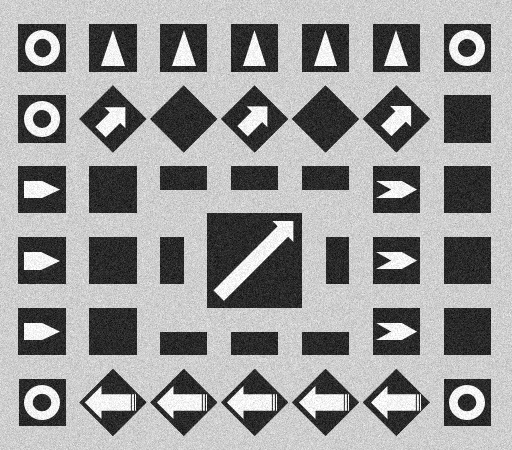
#> input picture 1108_频率域滤波/Fig1001.png, 512 x 450 px
$ jupyter execute '高通滤波器.ipynb'
#> lines starting #> are read from the running program, lines starting #| are printed output that depends on the picture
[cell 1]
import cv2 as cv
import numpy as np
from matplotlib import pyplot as plt

[cell 2]
def IdeaHPF(height, width, radius=10):  # 理想高通滤波器传递函数
    u, v = np.mgrid[-1:1:2.0/height, -1:1:2.0/width]
    Dist = cv.magnitude(u, v)  # 距离
    D0 = radius / height  # 滤波器半径
    kernel = np.ones((height, width), np.uint8)
    kernel[Dist <= D0] = 0
    return kernel

[cell 3]
def ButterworthHPF(height, width, radius=10, n=2.0):  # 巴特沃斯高通滤波器传递函数
    # 巴特沃斯高通滤波器：kern = 1/(1+(D0/D)^2n)
    u, v = np.mgrid[-1:1:2.0/height, -1:1:2.0/width]
    Dist = cv.magnitude(u, v)  # 距离
    D0 = radius/height  # 滤波器半径
    epsilon = 1e-8  # 防止被 0 除
    kernel = 1.0 / (1.0 + np.power(D0/(Dist+epsilon), 2*n))
    return kernel

[cell 4]
def GaussianHPF(height, width, radius=10):  # 高斯高通滤波器传递函数
    # 高斯高通滤波器：kern = 1 - exp(-D^2/(2*D0^2))
    u, v = np.mgrid[-1:1:2.0/height, -1:1:2.0/width]
    Dist = cv.magnitude(u, v)  # 距离
    D0 = radius / height  # 滤波器半径
    kernel = 1 - np.exp(-(Dist**2)/(2*D0**2))
    return kernel

[cell 5]
def DftFilter(image, D0=10, flag="GaussianHPF"):  #　最优扩充的快速傅立叶变换
    # (1) DFT 最优尺寸扩充，右侧下侧补 0，(h,w)->(hPad,wPad,2)
    height, width = image.shape[:2]
    hPad = cv.getOptimalDFTSize(height)  # DFT 最优尺寸
    wPad = cv.getOptimalDFTSize(width)
    imgPadded = cv.copyMakeBorder(image, 0, hPad-height, 0, wPad-width, cv.BORDER_CONSTANT)
    # (2) 快速傅里叶变换
    dftImg = cv.dft(imgPadded, flags=cv.DFT_COMPLEX_OUTPUT)  # DFT (hPad,wPad,2)
    # (3) 将低频分量移动到中心
    dftShift = np.fft.fftshift(dftImg)  # (hPad,wPad,2)
    # (4) 构造频域滤波器传递函数
    if flag=="GaussianHPF":  # 高斯高通滤波器
        filterHP = GaussianHPF(hPad, wPad, radius=D0)  # Gaussian 传递函数接口
    elif flag=="ButterworthHPF":   # 巴特沃斯高通滤波器
        filterHP = ButterworthHPF(hPad, wPad, radius=D0, n=2.25)
    else:  # 理想高通滤波器
        filterHP = IdeaHPF(hPad, wPad, radius=D0)
    filterDual = cv.merge([filterHP, filterHP])  # 拼接为2个通道：(hPad,wPad,2)
    # (5) 频率域修改傅里叶变换实现滤波
    dftFiltered = dftShift * filterDual  # 频域滤波 (hPad,wPad,2)
    # (6) 将低频逆移回图像四角，傅里叶逆变换
    iShift = np.fft.ifftshift(dftFiltered)  # 将低频逆转换回图像四角
    # (7) 傅里叶逆变换，使用幅度谱恢复图像
    iDft = cv.idft(iShift)  # 傅里叶逆变换 (hPad,wPad,2)
    iDftMag = cv.magnitude(iDft[:, :, 0], iDft[:, :, 1])  # 重建图像 (hPad,wPad)
    # (8) 截取左上角，转换为 CV_8U
    clipped = iDftMag[:height, :width]  # 切片获得原始图像尺寸 (h,w)
    imgFiltered = np.uint8(cv.normalize(clipped, None, 0, 255, cv.NORM_MINMAX))
    return imgFiltered

[cell 6]
# 读取原始图像
img = cv.imread("Fig1001.png", flags=0)  # 灰度图像
#> img is the input picture: shape (450, 512); min 0, max 255, mean 153.7
imgFloat = img.astype(np.float32)  # 将图像转换成 float32
height, width = img.shape[:2]  # (450 512)
#> height = 450; width = 512

[cell 7]
# 理想高通滤波器
IdeaHPF1 = DftFilter(imgFloat, D0=20, flag="IdeaHPF")
#> in IdeaHPF, `Dist = cv.magnitude(u, v)`:
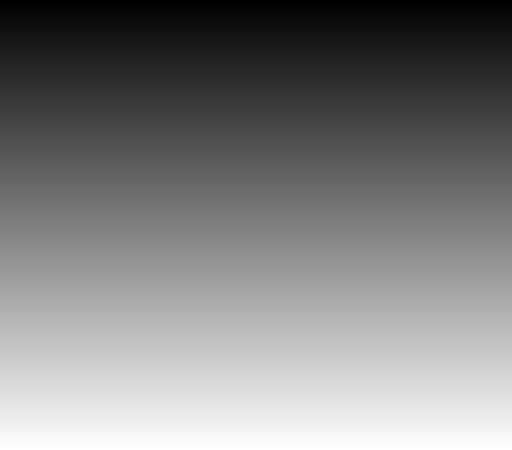
#> u: shape (450, 512) float64; min -1, max 0.996, mean -0.00222; drawn with min black and max white
#> in DftFilter, `iDftMag = cv.magnitude(iDft[:, :, 0], iDft[:, :, 1])`:
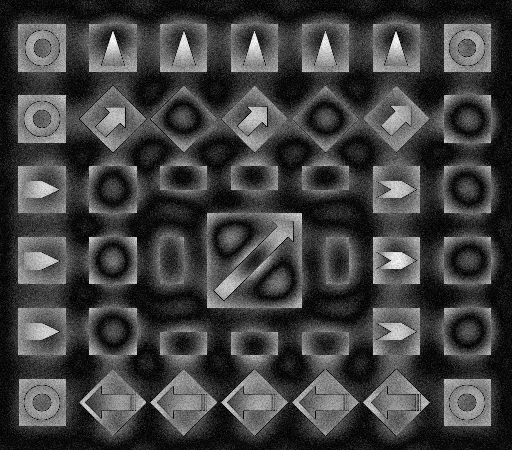
#> iDftMag: shape (450, 512) float32; min 14211.5, max 46059956, mean 11631119; drawn with min black and max white
IdeaHPF2 = DftFilter(imgFloat, D0=100, flag="IdeaHPF")
#> call 2 of DftFilter, with D0 = 100, flag = 'IdeaHPF'
#> in DftFilter (call 2), `iDftMag = cv.magnitude(iDft[:, :, 0], iDft[:, :, 1])`:
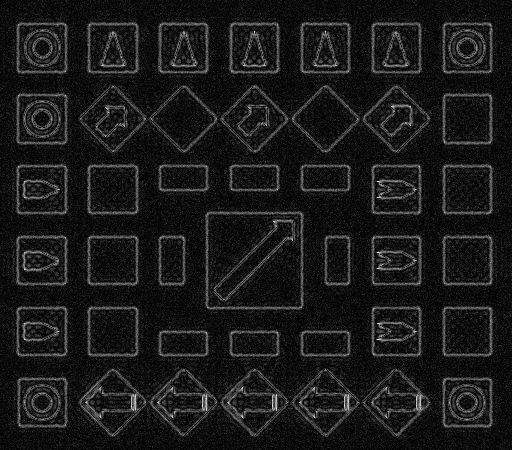
#> iDftMag: shape (450, 512) float32; min 14766.8, max 40839932, mean 4115022.2; drawn with min black and max white
# 高斯高通滤波器
GaussianHPF1 = DftFilter(imgFloat, D0=20, flag="GaussianHPF")
#> call 3 of DftFilter, with D0 = 20, flag = 'GaussianHPF'
#> in DftFilter (call 3), `iDftMag = cv.magnitude(iDft[:, :, 0], iDft[:, :, 1])`:
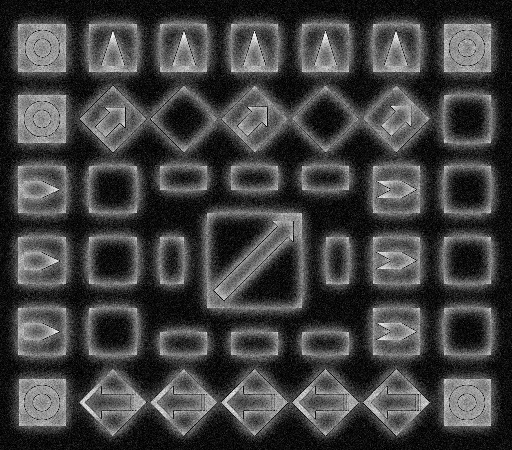
#> iDftMag: shape (450, 512) float64; min 18.42, max 37305309.9, mean 9351315; drawn with min black and max white
GaussianHPF2 = DftFilter(imgFloat, D0=100, flag="GaussianHPF")
#> call 4 of DftFilter, with D0 = 100, flag = 'GaussianHPF'
#> in DftFilter (call 4), `iDftMag = cv.magnitude(iDft[:, :, 0], iDft[:, :, 1])`:
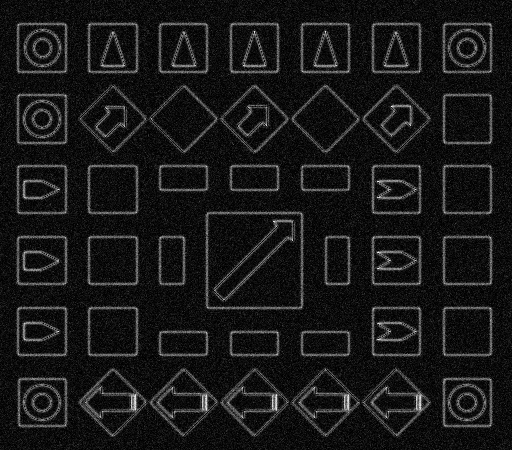
#> iDftMag: shape (450, 512) float64; min 27.14, max 33688647.7, mean 3256495.9; drawn with min black and max white
# 巴特沃斯高通滤波器
ButterworthHPF1 = DftFilter(imgFloat, D0=20, flag="ButterworthHPF")
#> in DftFilter (call 5), `iDftMag = cv.magnitude(iDft[:, :, 0], iDft[:, :, 1])`:
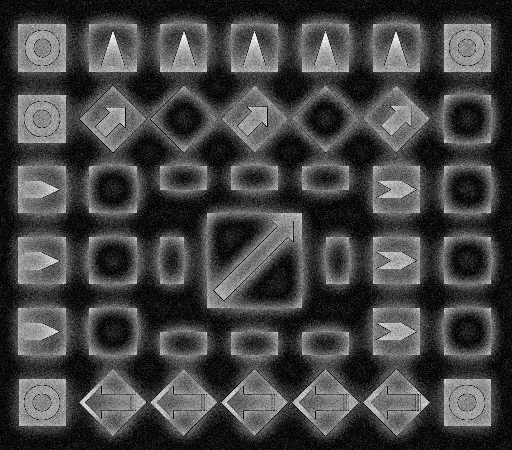
#> iDftMag: shape (450, 512) float64; min 83.35, max 39656989.9, mean 10410091.1; drawn with min black and max white
ButterworthHPF2 = DftFilter(imgFloat, D0=100, flag="ButterworthHPF")

[cell 8]
plt.figure(figsize=(9, 6))
plt.subplot(231), plt.title("(1) IdeaHPF (D0=20)"), plt.axis('off')
plt.imshow(IdeaHPF1, cmap='gray')
plt.subplot(232), plt.title("(2) GasussianHPF (D0=20)"), plt.axis('off')
plt.imshow(GaussianHPF1, cmap='gray')
plt.subplot(233), plt.title("(3) ButterworthHPF (D0=20)"), plt.axis('off')
plt.imshow(ButterworthHPF1, cmap='gray')
plt.subplot(234), plt.title("(4) IdeaHPF (D0=100)"), plt.axis('off')
plt.imshow(IdeaHPF2, cmap='gray')
plt.subplot(235), plt.title("(5) GasussianHPF (D0=100)"), plt.axis('off')
plt.imshow(GaussianHPF2, cmap='gray')
plt.subplot(236), plt.title("(6) ButterworthHPF (D0=100)"), plt.axis('off')
plt.imshow(ButterworthHPF2, cmap='gray')
plt.tight_layout()
plt.show()

$ run again, with 1108_频率域滤波/Fig1101.png copied over 1108_频率域滤波/Fig1001.png
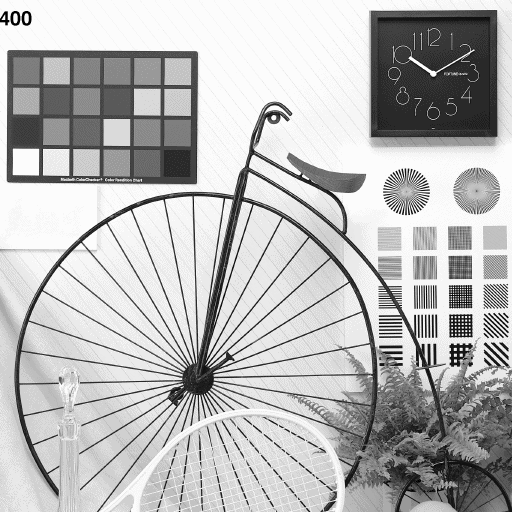
#> input picture 1108_频率域滤波/Fig1101.png, 512 x 512 px
#> img is the input picture: shape (512, 512); min 0, max 252, mean 184.7
#> in DftFilter (call 3), `iDftMag = cv.magnitude(iDft[:, :, 0], iDft[:, :, 1])`:
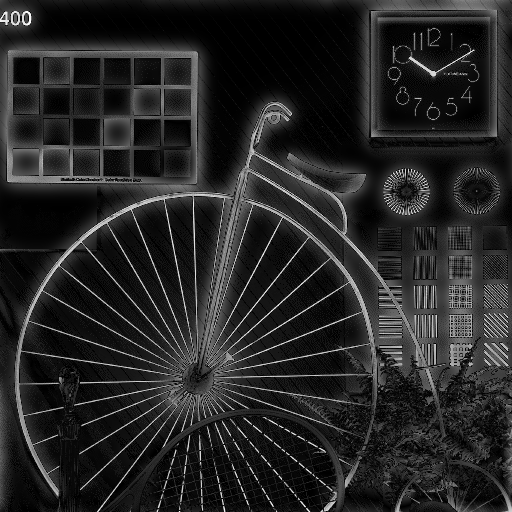
#> iDftMag: shape (512, 512) float64; min 64.66, max 54769780.9, mean 8132606.7; drawn with min black and max white
#> in DftFilter (call 4), `iDftMag = cv.magnitude(iDft[:, :, 0], iDft[:, :, 1])`:
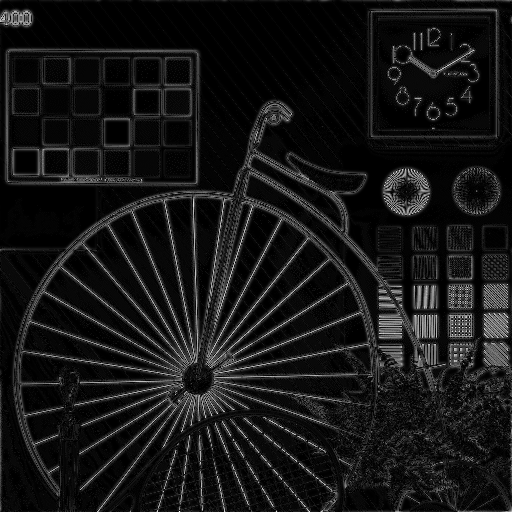
#> iDftMag: shape (512, 512) float64; min 0.0021, max 48788922.4, mean 4246815.9; drawn with min black and max white
